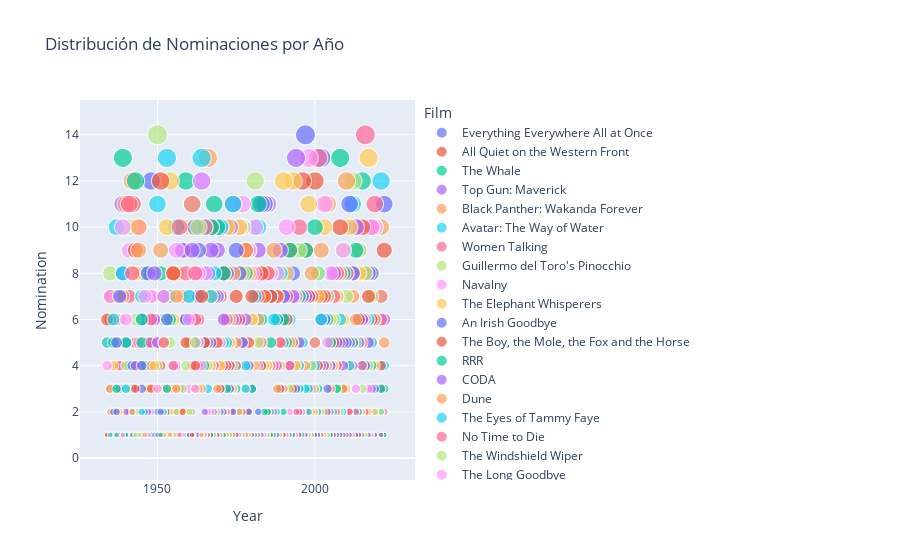

Notebook cell for this chart:
### Code cell
df = df[(df["Year"] >= 1920) & (df["Year"] <= 2025)]
fig = px.scatter(df, x="Year", y="Nomination", color="Film", size="Nomination",
                 title="Distribución de Nominaciones por Año", hover_name="Film")
fig.show()
